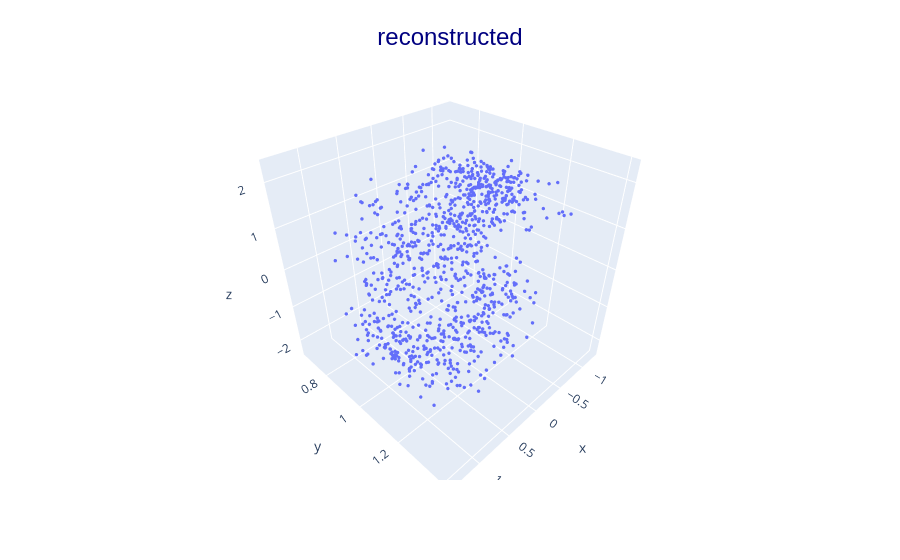

The cell this chart's notebook holds for it:
### Code cell
predictions = samples(model, guide)
if z_dim == 2:
    zs = predictions["z"][0]
    plt.scatter(x=zs[:,0], y=zs[:,1])

### Figure 1 — Plotly figure (JSON) as saved in the notebook; plotly's stock layout.template omitted (floating-point values rounded to 4 significant figures; data arrays with more than 128 entries replaced by an {"elided": "..."} marker saying what was removed)
{"data": [{"hovertemplate": "x=%{x}<br>y=%{y}<br>z=%{z}<extra></extra>", "legendgroup": "", "marker": {"color": "#636efa", "size": 2, "symbol": "circle"}, "mode": "markers", "name": "", "scene": "scene", "showlegend": false, "type": "scatter3d", "x": {"elided": "1000 float values"}, "y": {"elided": "1000 float values"}, "z": {"elided": "1000 float values"}}], "layout": {"legend": {"tracegroupgap": 0}, "margin": {"t": 60}, "scene": {"domain": {"x": [0, 1], "y": [0, 1]}, "xaxis": {"title": {"text": "x"}}, "yaxis": {"title": {"text": "y"}}, "zaxis": {"title": {"text": "z"}}}, "title": {"font": {"color": "navy", "family": "Arial", "size": 24}, "text": "reconstructed", "x": 0.5, "y": 0.95}}}
